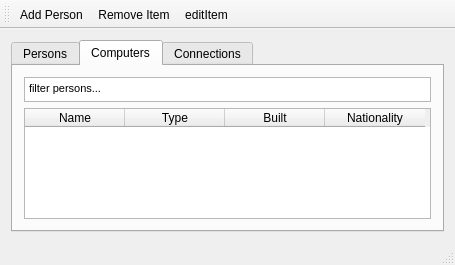
<?xml version="1.0" encoding="UTF-8"?>
<ui version="4.0">
 <class>MainWindow</class>
 <widget class="QMainWindow" name="MainWindow">
  <property name="geometry">
   <rect>
    <x>0</x>
    <y>0</y>
    <width>455</width>
    <height>265</height>
   </rect>
  </property>
  <property name="windowTitle">
   <string>MainWindow</string>
  </property>
  <widget class="QWidget" name="centralWidget">
   <layout class="QVBoxLayout" name="verticalLayout">
    <item>
     <widget class="QTabWidget" name="tabMenuBar">
      <property name="currentIndex">
       <number>1</number>
      </property>
      <widget class="QWidget" name="tabPersons">
       <attribute name="title">
        <string>Persons</string>
       </attribute>
       <layout class="QVBoxLayout" name="verticalLayout_2">
        <item>
         <widget class="QTextEdit" name="textEdit">
          <property name="maximumSize">
           <size>
            <width>16777215</width>
            <height>25</height>
           </size>
          </property>
          <property name="html">
           <string>&lt;!DOCTYPE HTML PUBLIC &quot;-//W3C//DTD HTML 4.0//EN&quot; &quot;http://www.w3.org/TR/REC-html40/strict.dtd&quot;&gt;
&lt;html&gt;&lt;head&gt;&lt;meta name=&quot;qrichtext&quot; content=&quot;1&quot; /&gt;&lt;style type=&quot;text/css&quot;&gt;
p, li { white-space: pre-wrap; }
&lt;/style&gt;&lt;/head&gt;&lt;body style=&quot; font-family:'MS Shell Dlg 2'; font-size:8.1pt; font-weight:400; font-style:normal;&quot;&gt;
&lt;p style=&quot; margin-top:0px; margin-bottom:0px; margin-left:0px; margin-right:0px; -qt-block-indent:0; text-indent:0px;&quot;&gt;filter persons...&lt;/p&gt;&lt;/body&gt;&lt;/html&gt;</string>
          </property>
         </widget>
        </item>
        <item>
         <widget class="QTableWidget" name="tableWidget">
          <attribute name="horizontalHeaderCascadingSectionResizes">
           <bool>true</bool>
          </attribute>
          <attribute name="horizontalHeaderDefaultSectionSize">
           <number>80</number>
          </attribute>
          <attribute name="horizontalHeaderStretchLastSection">
           <bool>true</bool>
          </attribute>
          <attribute name="verticalHeaderStretchLastSection">
           <bool>true</bool>
          </attribute>
          <column>
           <property name="text">
            <string>Name</string>
           </property>
          </column>
          <column>
           <property name="text">
            <string>Sex</string>
           </property>
          </column>
          <column>
           <property name="text">
            <string>Birth Year</string>
           </property>
          </column>
          <column>
           <property name="text">
            <string>Death Year</string>
           </property>
          </column>
          <column>
           <property name="text">
            <string>Nationality</string>
           </property>
          </column>
         </widget>
        </item>
       </layout>
      </widget>
      <widget class="QWidget" name="tabComputers">
       <attribute name="title">
        <string>Computers</string>
       </attribute>
       <layout class="QVBoxLayout" name="verticalLayout_3">
        <item>
         <widget class="QTextEdit" name="textEdit_2">
          <property name="maximumSize">
           <size>
            <width>16777215</width>
            <height>25</height>
           </size>
          </property>
          <property name="html">
           <string>&lt;!DOCTYPE HTML PUBLIC &quot;-//W3C//DTD HTML 4.0//EN&quot; &quot;http://www.w3.org/TR/REC-html40/strict.dtd&quot;&gt;
&lt;html&gt;&lt;head&gt;&lt;meta name=&quot;qrichtext&quot; content=&quot;1&quot; /&gt;&lt;style type=&quot;text/css&quot;&gt;
p, li { white-space: pre-wrap; }
&lt;/style&gt;&lt;/head&gt;&lt;body style=&quot; font-family:'MS Shell Dlg 2'; font-size:8.1pt; font-weight:400; font-style:normal;&quot;&gt;
&lt;p style=&quot; margin-top:0px; margin-bottom:0px; margin-left:0px; margin-right:0px; -qt-block-indent:0; text-indent:0px;&quot;&gt;filter persons...&lt;/p&gt;&lt;/body&gt;&lt;/html&gt;</string>
          </property>
         </widget>
        </item>
        <item>
         <widget class="QTableWidget" name="tableWidget_2">
          <column>
           <property name="text">
            <string>Name</string>
           </property>
          </column>
          <column>
           <property name="text">
            <string>Type</string>
           </property>
          </column>
          <column>
           <property name="text">
            <string>Built</string>
           </property>
          </column>
          <column>
           <property name="text">
            <string>Nationality</string>
           </property>
          </column>
         </widget>
        </item>
       </layout>
      </widget>
      <widget class="QWidget" name="tabConnections">
       <attribute name="title">
        <string>Connections</string>
       </attribute>
      </widget>
     </widget>
    </item>
   </layout>
  </widget>
  <widget class="QMenuBar" name="menuBar">
   <property name="geometry">
    <rect>
     <x>0</x>
     <y>0</y>
     <width>455</width>
     <height>19</height>
    </rect>
   </property>
  </widget>
  <widget class="QToolBar" name="mainToolBar">
   <attribute name="toolBarArea">
    <enum>TopToolBarArea</enum>
   </attribute>
   <attribute name="toolBarBreak">
    <bool>false</bool>
   </attribute>
   <addaction name="actionAdd_Person"/>
   <addaction name="actionRemove_Item"/>
   <addaction name="actionEditItem"/>
  </widget>
  <widget class="QStatusBar" name="statusBar"/>
  <action name="actionAdd_Person">
   <property name="icon">
    <iconset resource="resource.qrc">
     <normaloff>:/addPerson/images/Add.png</normaloff>:/addPerson/images/Add.png</iconset>
   </property>
   <property name="text">
    <string>Add Person</string>
   </property>
  </action>
  <action name="actionRemove_Item">
   <property name="icon">
    <iconset resource="resource.qrc">
     <normaloff>:/remove/images/Remove.png</normaloff>:/remove/images/Remove.png</iconset>
   </property>
   <property name="text">
    <string>Remove Item</string>
   </property>
  </action>
  <action name="actionEditItem">
   <property name="icon">
    <iconset resource="resource.qrc">
     <normaloff>:/Edit/images/Edit.png</normaloff>:/Edit/images/Edit.png</iconset>
   </property>
   <property name="text">
    <string>editItem</string>
   </property>
  </action>
 </widget>
 <layoutdefault spacing="6" margin="11"/>
 <resources>
  <include location="resource.qrc"/>
 </resources>
 <connections/>
</ui>
